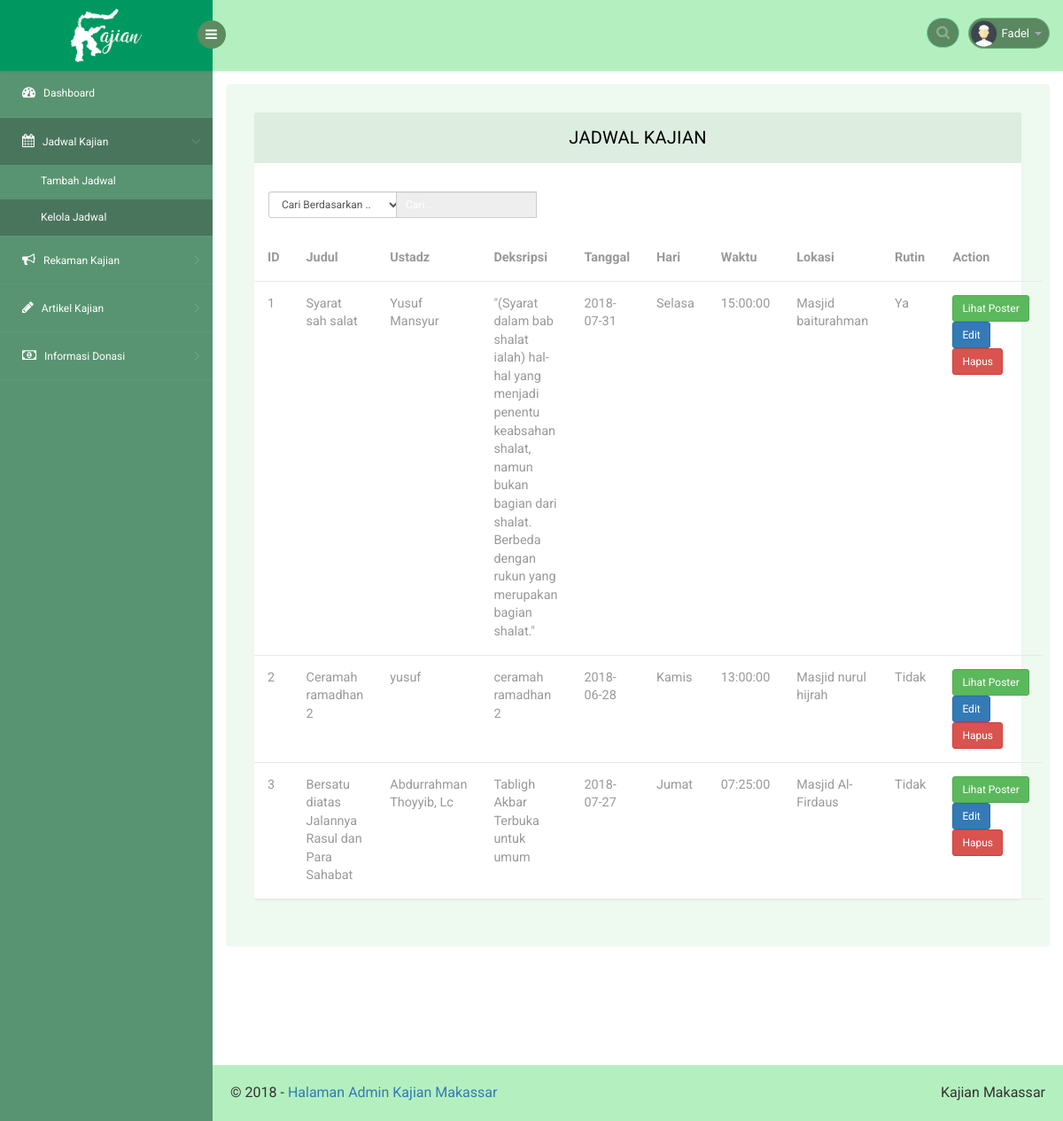
/web/jadwalkajian.php (signed in), run on the app's committed database.
### tables this page shows
CREATE TABLE `jadwal_kajian` (
  `id` int(11) NOT NULL,
  `judul` varchar(250) NOT NULL,
  `ustadz` varchar(250) NOT NULL,
  `deskripsi` text NOT NULL,
  `tanggal` date NOT NULL,
  `waktu` time DEFAULT NULL,
  `hari` enum('Senin','Selasa','Rabu','Kamis','Jumat','Sabtu','Minggu') NOT NULL,
  `tempat` varchar(500) NOT NULL,
  `rutin` enum('Ya','Tidak') NOT NULL,
  `gambar` text
);

### web/connect.php (called while the page is built, shortened)
<?php
	$link = "http://localhost/kajian-sunnah/web";
 ?>

### web/jadwalkajian.php (the view, shortened to what this page needs)
<?php
include "connect.php";
if (!isset($_SESSION['nama_user'])) {
  header('location:'.$link.'/login.php');
}elseif (isset($_SESSION['nama_user'])) {
 ?>
 <!DOCTYPE html>
 <head>
    <link rel="stylesheet" href="css/bootstrap.min.css" >
    <link href="css/style.css" rel='stylesheet' type='text/css' />
    <link href="css/style-responsive.css" rel="stylesheet"/>
    <link rel="stylesheet" href="css/font.css" type="text/css"/>
    <link href="css/font-awesome.css" rel="stylesheet">
    <link rel="stylesheet" href="css/morris.css" type="text/css"/>
    <link rel="stylesheet" href="css/monthly.css">
</head>
<body>
    <section id="container">
        <header class="header fixed-top clearfix">
            <div class="brand">
                <a href="index.php" class="logo">
                    <b><img src="images/text-logo.png" style="width:80px;left:50%;top:50%;position:absolute;margin-top:-30px;margin-left:-40px" alt=""></b>
                </a>
                <div class="sidebar-toggle-box">
                    <div class="fa fa-bars"></div>
                </div>
            </div>
            <div class="top-nav clearfix">
                <ul class="nav pull-right top-menu">
                    <li>
                        <input type="text" id="" class="form-control search" placeholder=" Search">
                    </li>
                    <li class="dropdown">
                        <a data-toggle="dropdown" class="dropdown-toggle" href="#">
                            <img alt="" src="images/2.png">
                            <span class="username"><?php echo $_SESSION['nama_user']; ?></span>
                            <b class="caret"></b>
                        </a>
                    </li>
                </ul>
            </div>
        </header>
        <aside>
            <div id="sidebar" class="nav-collapse">
                <div class="leftside-navigation">
                    <ul class="sidebar-menu" id="nav-accordion">
                        <li>
                            <a href="index.php">
                                <i class="fa fa-dashboard"></i>
                                <span>Dashboard</span>
                            </a>
                        </li>
                        <li class="sub-menu">
                          <a class="active" href="javascript:;">
                            <i class="fa fa-calendar"></i>
                            <span>Jadwal Kajian</span>
                          </a>
                          <ul class="sub">
                            <li><a href="tambahjadwal.php">Tambah Jadwal</a></li>
                            <li><a class="active" href="jadwalkajian.php">Kelola Jadwal</a></li>
                          </ul>
                        </li>
                        <li class="sub-menu">
                          <a href="javascript:;">
                            <i class="fa fa-bullhorn"></i>
                            <span>Rekaman Kajian</span>
                          </a>
                        </li>
                        <li class="sub-menu">
                          <a href="javascript:;">
                            <i class="fa fa-pencil"></i>
                            <span>Artikel Kajian</span>
                          </a>
                        </li>
                        <li class="sub-menu">
                          <a href="javascript:;">
                            <i class="fa fa-money"></i>
                            <span>Informasi Donasi</span>
                          </a>
                        </li>
                    </ul>
                </div>
            </div>
        </aside>
        <section id="main-content">
         <section class="wrapper">
          <div class="table-agile-info">
           <div class="panel panel-default">
              <div class="panel-heading">
               Jadwal Kajian
              </div>
              <div class="row w3-res-tb">
                <div class="col-sm-2 m-b-xs">
                  <select id="indeks" onchange="FunctionOnChange()" class="input-sm form-control w-sm inline v-middle">
                    <option value="0">Cari Berdasarkan ..</option>
                  </select>
                </div>
                <div class="col-sm-3">
                  <div class="input-group">
                    <input id="myInput" type="text" onkeyup="myFunction()" class="input-sm form-control" placeholder="Cari .." disabled>
                  </div>
                </div>
              </div>
              <div>
                <table class="table" id="myTable" ui-jq="footable" ui-options='{
                  "paging": {
                    "enabled": true
                  },
                  "filtering": {
                    "enabled": true
                  },
                  "sorting": {
                    "enabled": true
                  }}'>
                  <thead>
                    <tr>
                      <th data-breakpoints="xs">ID</th>
                      <th>Judul</th>
                      <th>Ustadz</th>
                      <th data-breakpoints="xs">Deksripsi</th>
                      <th >Tanggal</th>
                      <th >Hari</th>
                      <th >Waktu</th>
                      <th >Lokasi</th>
                      <th >Rutin</th>
                      <th >Action</th>
                    </tr>
                  </thead>
                  <tbody>
                    <?php
                      $query = "SELECT * FROM jadwal_kajian";
                      $result = $conn->query($query);
                      while ($row = $result->fetch_assoc()) {
                     ?>
                    <tr>
                      <td><?php echo $row['id']; ?></td>
                      <td><?php echo $row['judul']; ?></td>
                      <td><?php echo $row['ustadz']; ?></td>
                      <td><?php echo $row['deskripsi']; ?></td>
                      <td><?php echo $row['tanggal']; ?></td>
                      <td><?php echo $row['hari']; ?></td>
                      <td><?php echo $row['waktu']; ?></td>
                      <td><?php echo $row['tempat']; ?></td>
                      <td><?php echo $row['rutin']; ?></td>
                      <td>
                        <button type="button" class="btn btn-sm btn-success" data-toggle="modal" data-target="#myModal1<?php echo $row['id'] ?>">Lihat Poster</button>
                        <button type="button" class="btn btn-sm btn-primary" data-toggle="modal" data-target="#myModal<?php echo $row['id'] ?>">Edit</button>
                        <a onclick="return confirm('Hapus Jadwal Kajian <?php echo $row['judul']; ?>?')" href="<?php echo $link; ?>/proses/crud-jadwal.php?hapus=<?php echo $row['id'] ?>"><button type="button" class="btn btn-sm btn-danger">Hapus</button></a>
                      </td>
                    </tr>
                    <?php } ?>
                  </tbody>
                </table>
              </div>
            </div>
          </div>
         </section>
         <div class="footer" style="margin-top:50px">
            <div class="pull-right d-none d-sm-inline-block">Kajian Makassar
            </div>
            &copy; 2018 - <a href="#">Halaman Admin Kajian Makassar</a>
          </div>
       </section>
</section>
</body>
</html>
<?php
}
?>

### data on the page
jadwal_kajian: id "1", judul "Syarat sah salat", ustadz "Yusuf Mansyur", deskripsi "\"(Syarat dalam bab shalat ialah) hal-hal yang menjadi penentu keabsahan shalat, namun bukan bagian dari shalat. Berbeda dengan rukun yang merupakan bagian shalat.\"", tanggal "2018-07-31", hari "Selasa", waktu "15:00:00", tempat "Masjid baiturahman", rutin "Ya"
jadwal_kajian: id "2", judul "Ceramah ramadhan 2", ustadz "yusuf", deskripsi "ceramah ramadhan 2", tanggal "2018-06-28", hari "Kamis", waktu "13:00:00", tempat "Masjid nurul hijrah", rutin "Tidak"
jadwal_kajian: id "3", judul "Bersatu diatas Jalannya Rasul dan Para Sahabat", ustadz "Abdurrahman Thoyyib, Lc", deskripsi "Tabligh Akbar Terbuka untuk umum", tanggal "2018-07-27", hari "Jumat", waktu "07:25:00", tempat "Masjid Al-Firdaus", rutin "Tidak"

### other printed values
$_SESSION['nama_user'] "Fadel"
